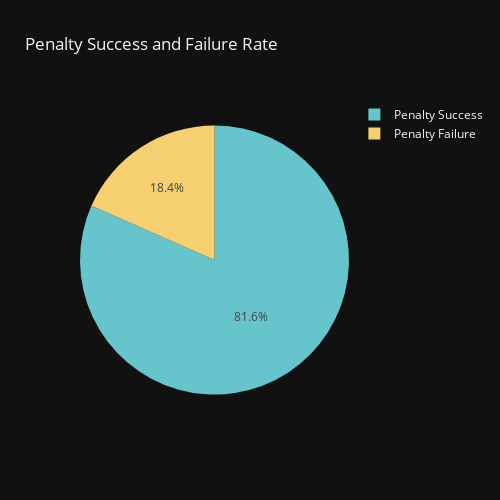

Notebook code for this chart:
### Code cell
#8. penalty success and failure rate:

Total_penalties=df["Penalty_Attempted"].sum()
failed_penalties=Total_penalties-df["Penalty_Goals"].sum()

px.pie(names=["Penalty Success","Penalty Failure"],values=[df["Penalty_Goals"].sum(),failed_penalties],title="Penalty Success and Failure Rate",
       template="plotly_dark",color_discrete_sequence=px.colors.qualitative.Pastel,width=500,height=500)

### Figure 1 — Plotly figure (JSON) as saved in the notebook; plotly's stock layout.template omitted (floating-point values rounded to 4 significant figures)
{"data": [{"domain": {"x": [0, 1], "y": [0, 1]}, "hovertemplate": "label=%{label}<br>value=%{value}<extra></extra>", "labels": ["Penalty Success", "Penalty Failure"], "legendgroup": "", "name": "", "showlegend": true, "type": "pie", "values": [102, 23]}], "layout": {"height": 500, "legend": {"tracegroupgap": 0}, "piecolorway": ["rgb(102, 197, 204)", "rgb(246, 207, 113)", "rgb(248, 156, 116)", "rgb(220, 176, 242)", "rgb(135, 197, 95)", "rgb(158, 185, 243)", "rgb(254, 136, 177)", "rgb(201, 219, 116)", "rgb(139, 224, 164)", "rgb(180, 151, 231)", "rgb(179, 179, 179)"], "title": {"text": "Penalty Success and Failure Rate"}, "width": 500}}
